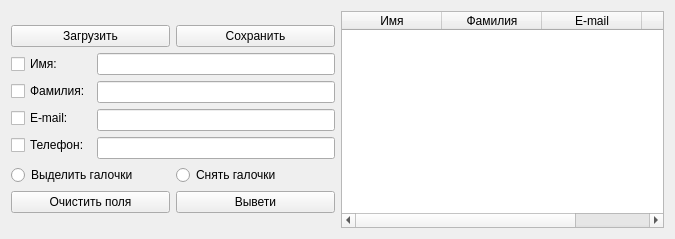
<?xml version="1.0" encoding="UTF-8"?>
<ui version="4.0">
 <class>Widget</class>
 <widget class="QWidget" name="Widget">
  <property name="geometry">
   <rect>
    <x>0</x>
    <y>0</y>
    <width>675</width>
    <height>239</height>
   </rect>
  </property>
  <property name="windowTitle">
   <string>Записнaя книжка</string>
  </property>
  <layout class="QGridLayout" name="gridLayout">
   <item row="0" column="0">
    <layout class="QVBoxLayout" name="verticalLayout_4">
     <item>
      <layout class="QVBoxLayout" name="verticalLayout_3">
       <item>
        <layout class="QHBoxLayout" name="horizontalLayout_4">
         <item>
          <widget class="QPushButton" name="load">
           <property name="text">
            <string>Загрузить</string>
           </property>
          </widget>
         </item>
         <item>
          <widget class="QPushButton" name="save">
           <property name="text">
            <string>Сохранить</string>
           </property>
          </widget>
         </item>
        </layout>
       </item>
       <item>
        <layout class="QHBoxLayout" name="horizontalLayout">
         <item>
          <layout class="QVBoxLayout" name="verticalLayout">
           <item>
            <widget class="QCheckBox" name="name">
             <property name="text">
              <string>Имя:</string>
             </property>
             <property name="checkable">
              <bool>true</bool>
             </property>
             <property name="checked">
              <bool>false</bool>
             </property>
            </widget>
           </item>
           <item>
            <widget class="QCheckBox" name="second_name">
             <property name="text">
              <string>Фамилия:</string>
             </property>
            </widget>
           </item>
           <item>
            <widget class="QCheckBox" name="email">
             <property name="text">
              <string>E-mail:</string>
             </property>
            </widget>
           </item>
           <item>
            <widget class="QCheckBox" name="telephone">
             <property name="text">
              <string>Телефон:</string>
             </property>
            </widget>
           </item>
          </layout>
         </item>
         <item>
          <layout class="QVBoxLayout" name="verticalLayout_2">
           <item>
            <widget class="QLineEdit" name="nameE">
             <property name="maxLength">
              <number>32764</number>
             </property>
            </widget>
           </item>
           <item>
            <widget class="QLineEdit" name="second_nameE"/>
           </item>
           <item>
            <widget class="QLineEdit" name="emailE"/>
           </item>
           <item>
            <widget class="QLineEdit" name="telephoneE"/>
           </item>
          </layout>
         </item>
        </layout>
       </item>
       <item>
        <layout class="QHBoxLayout" name="horizontalLayout_3">
         <item>
          <widget class="QRadioButton" name="all_gal">
           <property name="text">
            <string>Выделить галочки</string>
           </property>
          </widget>
         </item>
         <item>
          <widget class="QRadioButton" name="no_gal">
           <property name="text">
            <string>Снять галочки</string>
           </property>
          </widget>
         </item>
        </layout>
       </item>
       <item>
        <layout class="QHBoxLayout" name="horizontalLayout_2">
         <item>
          <widget class="QPushButton" name="clear">
           <property name="text">
            <string>Очистить поля</string>
           </property>
          </widget>
         </item>
         <item>
          <widget class="QPushButton" name="view">
           <property name="text">
            <string>Вывети</string>
           </property>
          </widget>
         </item>
        </layout>
       </item>
      </layout>
     </item>
    </layout>
   </item>
   <item row="0" column="1">
    <widget class="QTableWidget" name="tableWidget">
     <column>
      <property name="text">
       <string>Имя</string>
      </property>
     </column>
     <column>
      <property name="text">
       <string>Фамилия</string>
      </property>
     </column>
     <column>
      <property name="text">
       <string>E-mail</string>
      </property>
     </column>
     <column>
      <property name="text">
       <string>Телефон</string>
      </property>
     </column>
    </widget>
   </item>
  </layout>
 </widget>
 <layoutdefault spacing="6" margin="11"/>
 <resources/>
 <connections/>
</ui>
